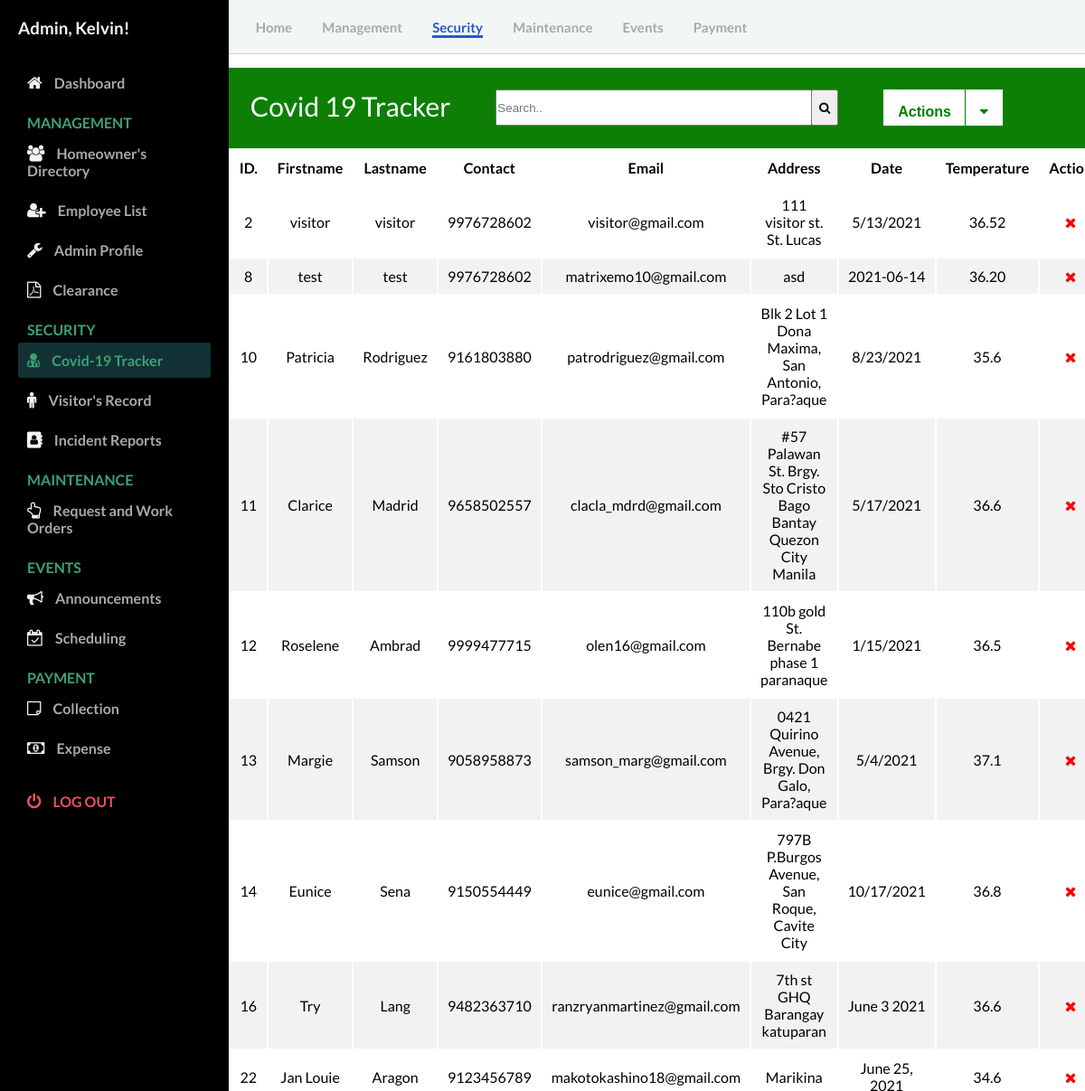
/admin/covid19_tracker.php (signed in), run on the app's committed database.
### tables this page shows
CREATE TABLE `covid` (
  `id` int(11) NOT NULL,
  `firstname` text NOT NULL,
  `lastname` text NOT NULL,
  `contact` bigint(11) NOT NULL,
  `gender` text NOT NULL,
  `email` varchar(100) NOT NULL,
  `address` varchar(100) NOT NULL,
  `date` varchar(30) NOT NULL,
  `temperature` varchar(10) NOT NULL,
  `q1` varchar(5) NOT NULL,
  `q2` varchar(5) NOT NULL,
  `q3` varchar(5) NOT NULL,
  `q4` varchar(5) NOT NULL
);

### admin/controllers/function.php (called while the page is built, shortened)
<?php
function check_login($conn) {
	if(isset($_SESSION['user_id'])) {
		$id = $_SESSION['user_id'];
		$query = "SELECT * FROM admin WHERE user_id = '$id' limit 1";
		$result = mysqli_query($conn, $query);
		if($result && mysqli_num_rows($result) > 0) {
			$user_data = mysqli_fetch_assoc($result);
			return $user_data;
		}
	}
	die;
}

### admin/covid19_tracker.php (the view, shortened to what this page needs)
<?php
  include("config/connection.php");
  include("controllers/function.php");
  $user_data = check_login($conn);
?>
<!DOCTYPE html>
<html lang="en">
  <head>
    <link rel="stylesheet" href="https://stackpath.bootstrapcdn.com/font-awesome/4.7.0/css/font-awesome.min.css"/>
    <link rel="stylesheet" href="css/style.css" />
  </head>
  <body id="body">
    <div class="container">
      <nav class="navbar">
        <div class="navbar__left">
          <a href="Dashboard.php">Home</a>
          <a href="User.php">Management</a>
          <a class="active_link" href="covid19_tracker.php">Security</a>
          <a href="work_order.php">Maintenance</a>
          <a href="announcement.php">Events</a>
          <a href="invoice.php">Payment</a>
        </div>
      </nav>
<?php
  $mysqli = new mysqli('remotemysql.com', 'J5BJ2ZlQGm', 'FYAvWP4mmz', 'J5BJ2ZlQGm') or die(mysqli_error($mysqli));
  $result = $mysqli->query("SELECT * FROM covid") or die($mysqli->error);
?>
      <main>
        <div>
          <div class="card-header" id="user">
            <p style="float: left; font-size: 30px;">Covid 19 Tracker</p>
            <form  action="#" style=" float: left;">
              <input type="search" placeholder="Search.." name="search2" id="myInput" class="search_field">
             <button type="submit" class="btn_search"><i class="fa fa-search"></i></button>
            </form>
            <button class="btn_action"><b>Actions</b></button>
            <div class="dropdown">
              <button class="btn_down"><i class="fa fa-caret-down"></i></button>
            </div>
          </div>
            <table id="user" style="background-color: white; width: 100%;">
        <thead>
              <tr>
                <th style="width: 5%;"><b>ID.</b></th>
                <th><b>Firstname</b></b></th>
                <th><b>Lastname</b></th>
                <th><b>Contact</b></th>
                <th><b>Email</b></th>
                <th><b>Address</b></th>
                <th><b>Date</b></th>
                <th style="width: 10%;"><b>Temperature</b></td>
                <th><b>Action</b></th>
              </tr>
        </thead>
      <tbody id="myTable">
        <?php
          while ($row = $result->fetch_assoc()): ?>
              <tr>
                  <td><?php echo $row['id']; ?></td>
                  <td><?php echo $row['firstname']; ?></td>
                  <td><?php echo $row['lastname']; ?></td>
                  <td><?php echo $row['contact']; ?></td>
                  <td><?php echo $row['email']; ?></td>
                  <td><?php echo $row['address']; ?></td>
                  <td><?php echo $row['date']; ?></td>
                  <td><?php echo $row['temperature']; ?></td>
                <td>
                    <a href="covid_crud.php?delete=<?php echo $row['id']; ?>" onclick="return confirm('Are you sure you want to Delete this info?');"><i class="fa fa-remove text-remove" title="Delete"></i></a>
                </td>
              </tr>
            <?php endwhile; ?>
          </table>
        </div>
      </main>
      <div id="sidebar">
        <div class="sidebar__title">
            <h3>Admin, <?php echo $user_data['firstname']; ?>!</h3>
        </div>
        <div class="sidebar__menu">
          <div class="sidebar__link ">
            <i class="fa fa-home"></i>
            <a href="Dashboard.php">Dashboard</a>
          </div>
          <h2>MANAGEMENT</h2>
          <div class="sidebar__link">
            <i class="fa fa-users" aria-hidden="true"></i>
            <a href="User.php">Homeowner's Directory</a>
          </div>
          <div class="sidebar__link">
            <i class="fa fa-user-plus" aria-hidden="true"></i>
            <a href="employees_record.php">Employee List</a>
          </div>
          <div class="sidebar__link">
            <i class="fa fa-wrench"></i>
            <a href="Admin_profile.php">Admin Profile</a>
          </div>
          <div class="sidebar__link">
            <i class="fa fa-file-pdf-o"></i>
            <a href="residency.php">Clearance</a>
          </div>
          <h2>SECURITY</h2>
          <div class="sidebar__link active_menu_link">
            <i class="fa fa-user-md"></i>
            <a href="covid19_tracker.php">Covid-19 Tracker</a>
          </div>
          <div class="sidebar__link">
            <i class="fa fa-male"></i>
            <a href="visitors_record.php">Visitor's Record</a>
          </div>
          <div class="sidebar__link">
            <i class="fa fa-address-book"></i>
            <a href="incident_record.php">Incident Reports</a>
          </div>
          <h2>MAINTENANCE</h2>
          <div class="sidebar__link ">
            <i class="fa fa-hand-o-up"></i>
            <a href="work_order.php">Request and Work Orders</a>
          </div>
          <h2>EVENTS</h2>
          <div class="sidebar__link ">
            <i class="fa fa-bullhorn"></i>
            <a href="announcement.php">Announcements</a>
          </div>
          <div class="sidebar__link">
            <i class="fa fa-calendar-check-o"></i>
            <a href="Scheduling.php">Scheduling</a>
          </div>
          <h2>PAYMENT</h2>
          <div class="sidebar__link">
            <i class="fa fa-sticky-note-o"></i>
            <a href="invoice.php">Collection</a>
          </div>
          <div class="sidebar__link">
            <i class="fa fa-money"></i>
            <a href="expense.php">Expense</a>
          </div>
          <div class="sidebar__logout">
            <i class="fa fa-power-off"></i>
            <a href="logout.php">Log out</a>
          </div>
      </div>
    </div>
  </body>
</html>

### admin/css/style.css (style rules this page uses)
* { margin: 0; padding: 0; }
body { font-family: 'Lato', sans-serif; box-sizing: border-box; }
.container { display: grid; height: 100vh; grid-template-columns: 0.8fr 1fr 1fr 1fr; grid-template-rows: 0.2fr 3fr; grid-template-areas: "sidebar nav nav nav" "sidebar main main main" }
.navbar { background: #f2f7f5; grid-area: nav; height: 60px; display: flex; align-items: center; justify-content: space-between; padding: 0 30px 0 30px; border-bottom: 1px solid lightgray; }
.navbar__left > a { margin-right: 30px; text-decoration: none; color: #a5aaad; font-size: 15px; font-weight: 700; }
.navbar__left .active_link { color: #265acc; border-bottom: 3px solid #265acc; padding-bottom: 12 px; }
main { background: #f3f4f6; grid-area: main; overflow-y: auto; }
#sidebar { background: #000000; grid-area: sidebar; overflow-y: auto; padding: 20px; -webkit-transition: all 0.5s; transition: all 0.5s; }
.sidebar__title { display:flex; justify-content: space-between; align-items: center; color: #f3f4f6; margin-bottom: 30px; }
.sidebar__menu > h2 { color: #3ea175; font-size: 16px; margin-top: 15px; margin-bottom: 5px; padding: 0 10px; font-weight: 700; }
.sidebar__link { color: #f3f4f6; padding: 10px; border-radius: 3px; margin-bottom: 5px; }
.active_menu_link { background: rgba(62, 161, 171,0.3); color: #3ea175; }
.active_menu_link a { color: #3ea175 !important; }
.sidebar__link > a { text-decoration: none; color: #a5aaad; font-weight: 700; }
.sidebar__link >i { margin-right: 10px; font-size: 18px; }
.sidebar__logout { margin-top: 20px; padding: 10px; color: #e65061; }
.sidebar__logout > a { text-decoration: none; color: #e65061; font-weight: 700; text-transform: uppercase; }
.sidebar__logout > i { margin-right: 10px; font-size: 18px; }
#user div { font-family: "Trebuchet MS", Arial, Helvetica, sans-serif; border-collapse: collapse; }
#user td, #user th { padding: 10px; text-align: center; }
#user tr:nth-child(even) { background-color: #f2f2f2; }
.card-header { padding: 1.50rem; margin-bottom: 0; background-color: #0D7F05; border-bottom: 1px solid rgba(0, 0, 0, 0.125); color: #ffffff; font-size: 20px; }
.text-remove { color: red; }
* { box-sizing: border-box; }
.search_field { width: 350px; height: 40px; margin-left: 50px; }
.btn_search { margin-left: -5px; height: 40px; width: 30px; }
.btn_action, .btn_one { background-color: white; color: green; padding: 16px; font-size: 16px; border: none; outline: none; height: 40px; margin-left: 50px; }
.btn_down { background-color: white; color: green; padding: 16px; font-size: 16px; border: none; outline: none; height: 40px; margin-left: -5px; border-left:1px solid green; }
.dropdown { position: relative; display: inline-block; }
.dropdown-content a, { color: black; padding: 12px 16px; text-decoration: none; display: block; }

### data on the page
covid: id "2", firstname "visitor", lastname "visitor", contact "9976728602", email "visitor@gmail.com", address "111 visitor st. St. Lucas", date "5/13/2021", temperature "36.52"
covid: id "8", firstname "test", lastname "test", contact "9976728602", email "matrixemo10@gmail.com", address "asd", date "2021-06-14", temperature "36.20"
covid: id "10", firstname "Patricia", lastname "Rodriguez", contact "9161803880", email "patrodriguez@gmail.com", address "Blk 2 Lot 1 Dona Maxima, San Antonio, Para?aque", date "8/23/2021", temperature "35.6"
covid: id "11", firstname "Clarice", lastname "Madrid", contact "9658502557", email "clacla_mdrd@gmail.com", address "#57 Palawan St. Brgy. Sto Cristo Bago Bantay Quezon City Manila", date "5/17/2021", temperature "36.6"
covid: id "12", firstname "Roselene", lastname "Ambrad", contact "9999477715", email "olen16@gmail.com", address "110b gold St. Bernabe phase 1 paranaque", date "1/15/2021", temperature "36.5"
covid: id "13", firstname "Margie", lastname "Samson", contact "9058958873", email "samson_marg@gmail.com", address "0421 Quirino Avenue, Brgy. Don Galo, Para?aque", date "5/4/2021", temperature "37.1"
covid: id "14", firstname "Eunice", lastname "Sena", contact "9150554449", email "eunice@gmail.com", address "797B P.Burgos Avenue, San Roque, Cavite City", date "10/17/2021", temperature "36.8"
covid: id "16", firstname "Try", lastname "Lang", contact "9482363710", email "ranzryanmartinez@gmail.com", address "7th st GHQ Barangay katuparan", date "June 3 2021", temperature "36.6"
covid: id "22", firstname "Jan Louie", lastname "Aragon", contact "9123456789", email "makotokashino18@gmail.com", address "Marikina", temperature "34.6"

### other printed values
$user_data['firstname'] "Kelvin"
